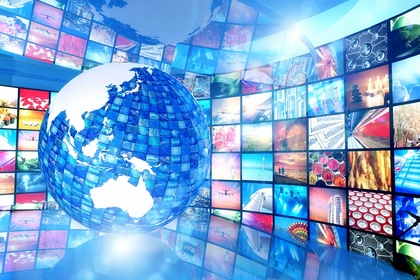
%> input picture matlab/images/background/PANA0701_a.jpg, 420 x 280 px, shrunk from 1200 x 800 before the run
$ octave chromakey.m   (GNU Octave 9; MATLAB toolbox functions it lacks are replaced by stand-ins)
%> lines starting %> are read from the running program, lines starting %| are printed output that depends on the picture
### matlab/fastboxfilter.m
%% Real-time chroma key filter
% One-dimensional box filter.
%
%% Input data
% input - one-dimensional array,
% r - radius.
%% Output data
% output - one-dimensional array.
function [ output ] = fastboxfilter( input, r )
% params
l = length(input);
output = zeros(1, l);
v = fix(r./2);
dl = l - v;

% box filter
s = sum(input(1,1:r));
output(1,1:v)=s./r;
for i=v+1:dl
    s=s-output(1,i-v)+input(1,i+v);
    output(1,i)=s./r;
end
for i=dl:l
    s=s-output(1,i-v)+input(1,i);
    output(1,i)=s./r;
end
end

### matlab/getthreshold.m
%% Real-time chroma key filter
% Returns threshold value.
%
%% Input data
% input - two-dimensional array,
% r - radius.
%% Output data
% output - two-dimensional array.
function [ threshold ] = getthreshold( array )
% params
n = length(array);
z = floor(n/2);

% split histogram
left = array(1:z);
right = array(z:n);
% calculate maximums
[~, index1] = max(left);
[~, index2] = max(right);
index2 = z + index2;
disp('Left point: ' + string(index1));
disp('Right point: ' + string(index2));

% cut histogram
center = array(index1:index2);
[~, threshold] = min(center);
threshold = index1 + threshold - 1;
disp('Threshold: ' + string(threshold))
threshold = threshold./(n-1);
disp('Normalized threshold: ' + string(threshold));
end

### matlab/chromakey.m
%% Real-time chroma key filter
% Fast and accurate chroma key filter based on histogram.
%
%% Description
% The aim of this code example is to extract the green background, also
% called chroma key, and replace it with the background from a different
% image. In fact what we're doing is keying out a black and white mask
% from the green component of the foreground image and using it to mask
% any other background image.
%
%% Set params
close all;
clear all;
background = 'images/background/PANA0701_a.jpg';
foreground = 'images/foreground/PANA0702_b.jpg';
disp('Chromakeing')

%% Calculating matrices
bg = double(imread(background));
fg = double(imread(foreground));
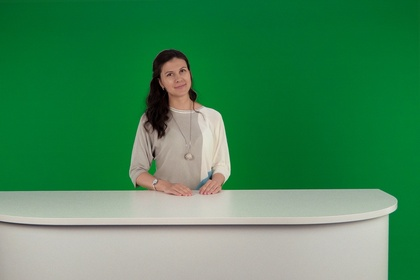
%> input picture matlab/images/foreground/PANA0702_b.jpg, 420 x 280 px, shrunk from 1200 x 800 before the run
fgR = fg(:,:,1); % red   channel
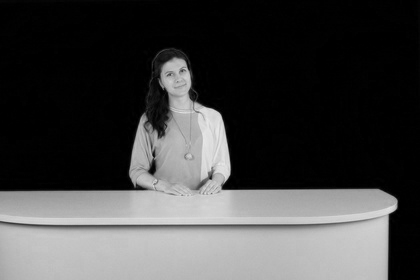
%> fgR: size 280x420 double; min 0, max 231, mean 67.6
fgG = fg(:,:,2); % green channel
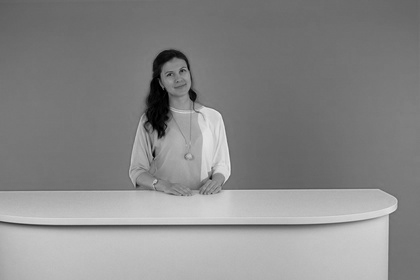
%> fgG: size 280x420 double; min 0, max 233, mean 136.5
fgB = fg(:,:,3); % blue  channel
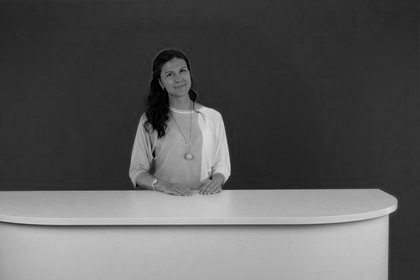
%> fgB: size 280x420 double; min 0, max 217, mean 90

%% Grayscale model
% PAL/NTC fgY = 0.299 * fgR + 0.587 * fgG + 0.114 * fgB;
% AVG     fgY = 0.333 * fgR + 0.333 * fgG + 0.333 * fgB;
% HDTV    fgY = 0.213 * fgR + 0.715 * fgG + 0.072 * fgB;
% RYY     fgY = 0.500 * fgR + 0.419 * fgG + 0.081 * fgB;
fgY = 0.299 * fgR + 0.587 * fgG + 0.114 * fgB;
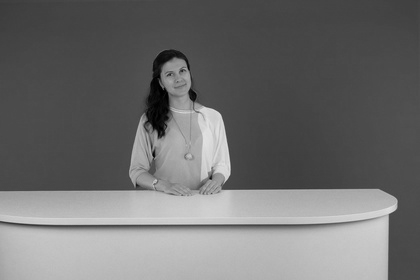
%> fgY: size 280x420 double; min 0, max 226.1, mean 110.6
% R-color fgZ = mat2gray(fgR-fgY);
% G-color fgZ = mat2gray(fgG-fgY);
% B-color fgZ = mat2gray(fgB-fgY);
fgZ = mat2gray(fgG-fgY);
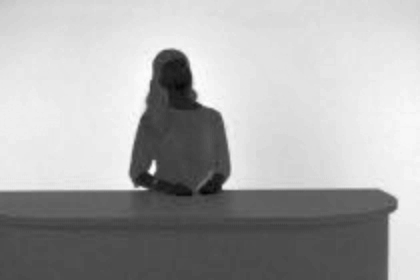
%> fgZ: size 280x420 double; min 0, max 1, mean 0.673
figure(1);
imshow(fgZ);
title('Difference');

%% Processing histogram
rhist = 4;
bins = 256;
histo = hist(fgZ(:),bins);
%> histo = 256 values, max 9200 at index 77, min 0 at index 2, mean 459.4
histo = fastboxfilter(histo,rhist);
%> in fastboxfilter, `s = sum(input(1,1:r));`: s = 2
%> the loop in fastboxfilter, `for i=v+1:dl` made 252 passes
%> s on passes 1 to 3: 1.5, 1, 0.625
%> after the loop in fastboxfilter, `for i=v+1:dl`: output = 256 values, max 4218.1 at index 234, min 0 at index 255, mean 459.1; s = 213.2
%> the loop in fastboxfilter, `for i=dl:l` made 3 passes
%> s on passes 1 to 3: 96.05, 14.99, -6.03
%> after the loop in fastboxfilter, `for i=dl:l`: output = 256 values, max 4218.1 at index 234, min -1.51 at index 256, mean 459
%> histo has the same summary as output in fastboxfilter
threshold1 = getthreshold(histo);
%> in getthreshold, `left = array(1:z);`: left = 128 values, max 3834.3 at index 76, min 0.156 at index 5, mean 346.7
%> in getthreshold, `right = array(z:n);`: right = 129 values, max 4218.1 at index 107, min -1.51 at index 129, mean 567
%> in getthreshold, `[~, index1] = max(left);`: index1 = 76
%> in getthreshold, `[~, index2] = max(right);`: index2 = 107
%> in getthreshold, `index2 = z + index2;`: index2 = 235
%> the run ends on the next line
